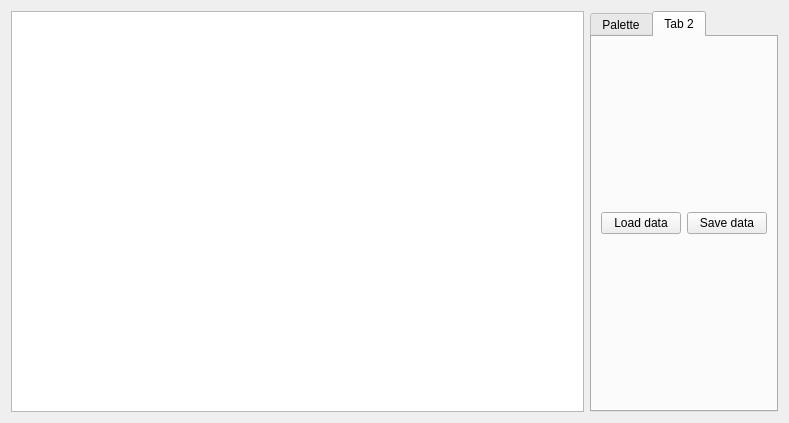
<ui version="4.0" >
 <class>TactileSensorDialog</class>
 <widget class="QDialog" name="TactileSensorDialog" >
  <property name="geometry" >
   <rect>
    <x>0</x>
    <y>0</y>
    <width>789</width>
    <height>423</height>
   </rect>
  </property>
  <property name="maximumSize" >
   <size>
    <width>789</width>
    <height>568</height>
   </size>
  </property>
  <property name="windowTitle" >
   <string>Dialog</string>
  </property>
  <layout class="QHBoxLayout" name="horizontalLayout" >
   <item>
    <widget class="QGraphicsView" name="_gview" />
   </item>
   <item>
    <widget class="QTabWidget" name="tabWidget" >
     <property name="sizePolicy" >
      <sizepolicy vsizetype="Expanding" hsizetype="Minimum" >
       <horstretch>0</horstretch>
       <verstretch>0</verstretch>
      </sizepolicy>
     </property>
     <property name="currentIndex" >
      <number>1</number>
     </property>
     <widget class="QWidget" name="tab" >
      <attribute name="title" >
       <string>Palette</string>
      </attribute>
      <layout class="QVBoxLayout" name="verticalLayout" >
       <item>
        <spacer name="verticalSpacer" >
         <property name="orientation" >
          <enum>Qt::Vertical</enum>
         </property>
         <property name="sizeHint" stdset="0" >
          <size>
           <width>20</width>
           <height>40</height>
          </size>
         </property>
        </spacer>
       </item>
       <item>
        <layout class="QVBoxLayout" name="verticalLayout_2" >
         <item>
          <widget class="QFrame" name="frame" >
           <property name="minimumSize" >
            <size>
             <width>30</width>
             <height>29</height>
            </size>
           </property>
           <property name="maximumSize" >
            <size>
             <width>16777215</width>
             <height>29</height>
            </size>
           </property>
           <property name="frameShape" >
            <enum>QFrame::StyledPanel</enum>
           </property>
           <property name="frameShadow" >
            <enum>QFrame::Raised</enum>
           </property>
          </widget>
         </item>
         <item>
          <widget class="QFrame" name="frame_3" >
           <property name="minimumSize" >
            <size>
             <width>0</width>
             <height>28</height>
            </size>
           </property>
           <property name="maximumSize" >
            <size>
             <width>16777215</width>
             <height>28</height>
            </size>
           </property>
           <property name="frameShape" >
            <enum>QFrame::StyledPanel</enum>
           </property>
           <property name="frameShadow" >
            <enum>QFrame::Raised</enum>
           </property>
          </widget>
         </item>
         <item>
          <widget class="QFrame" name="frame_5" >
           <property name="minimumSize" >
            <size>
             <width>0</width>
             <height>29</height>
            </size>
           </property>
           <property name="maximumSize" >
            <size>
             <width>16777215</width>
             <height>29</height>
            </size>
           </property>
           <property name="frameShape" >
            <enum>QFrame::StyledPanel</enum>
           </property>
           <property name="frameShadow" >
            <enum>QFrame::Raised</enum>
           </property>
          </widget>
         </item>
         <item>
          <widget class="QFrame" name="frame_4" >
           <property name="minimumSize" >
            <size>
             <width>0</width>
             <height>28</height>
            </size>
           </property>
           <property name="maximumSize" >
            <size>
             <width>16777215</width>
             <height>28</height>
            </size>
           </property>
           <property name="frameShape" >
            <enum>QFrame::StyledPanel</enum>
           </property>
           <property name="frameShadow" >
            <enum>QFrame::Raised</enum>
           </property>
          </widget>
         </item>
         <item>
          <widget class="QFrame" name="frame_2" >
           <property name="minimumSize" >
            <size>
             <width>0</width>
             <height>29</height>
            </size>
           </property>
           <property name="maximumSize" >
            <size>
             <width>16777215</width>
             <height>29</height>
            </size>
           </property>
           <property name="frameShape" >
            <enum>QFrame::StyledPanel</enum>
           </property>
           <property name="frameShadow" >
            <enum>QFrame::Raised</enum>
           </property>
          </widget>
         </item>
        </layout>
       </item>
       <item>
        <spacer name="verticalSpacer_2" >
         <property name="orientation" >
          <enum>Qt::Vertical</enum>
         </property>
         <property name="sizeHint" stdset="0" >
          <size>
           <width>20</width>
           <height>40</height>
          </size>
         </property>
        </spacer>
       </item>
       <item>
        <widget class="QLabel" name="label" >
         <property name="text" >
          <string>Max scale pressure in Pa</string>
         </property>
        </widget>
       </item>
       <item>
        <widget class="QDoubleSpinBox" name="_maxPressureSpin" />
       </item>
       <item>
        <widget class="QPushButton" name="_updateBtn" >
         <property name="text" >
          <string>Update auto</string>
         </property>
        </widget>
       </item>
       <item>
        <widget class="QCheckBox" name="_autoScaleBox" >
         <property name="text" >
          <string>Auto scale</string>
         </property>
         <property name="checked" >
          <bool>true</bool>
         </property>
        </widget>
       </item>
       <item>
        <widget class="QPushButton" name="_saveViewBtn" >
         <property name="text" >
          <string>Save image</string>
         </property>
        </widget>
       </item>
       <item>
        <widget class="QCheckBox" name="_saveCheckBox" >
         <property name="text" >
          <string>Save on update event</string>
         </property>
        </widget>
       </item>
      </layout>
     </widget>
     <widget class="QWidget" name="tab_2" >
      <attribute name="title" >
       <string>Tab 2</string>
      </attribute>
      <layout class="QHBoxLayout" name="horizontalLayout_2" >
       <item>
        <widget class="QPushButton" name="_loadDataBtn" >
         <property name="text" >
          <string>Load data</string>
         </property>
        </widget>
       </item>
       <item>
        <widget class="QPushButton" name="_saveDataBtn" >
         <property name="text" >
          <string>Save data</string>
         </property>
        </widget>
       </item>
      </layout>
     </widget>
    </widget>
   </item>
  </layout>
 </widget>
 <resources/>
 <connections/>
</ui>
